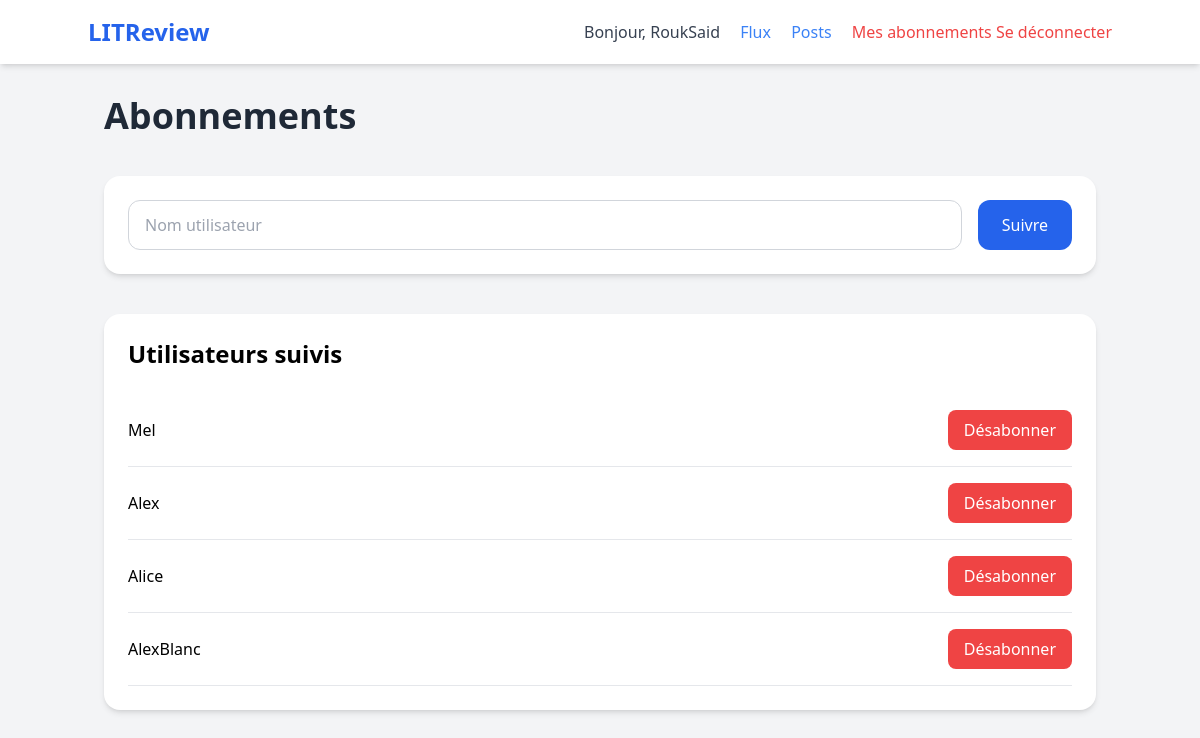
Screenshot of /subscriptions/ (signed in) with the database file from the repository.
### litreview/AppCritique/models.py (models this page shows, shortened)
class CustomUser(AbstractUser):
    pass

class UserFollows(models.Model):
    user = models.ForeignKey(
        to=settings.AUTH_USER_MODEL,
        on_delete=models.CASCADE,
        related_name='following'
    )
    followed_user = models.ForeignKey(
        to=settings.AUTH_USER_MODEL,
        on_delete=models.CASCADE,
        related_name='followed_by'
    )
    class Meta:
        unique_together = ('user', 'followed_user')

### litreview/AppCritique/views.py (the view, shortened to what this page needs)
# urls.py: path('subscriptions/', subscriptions, name='subscriptions'),
@login_required
def subscriptions(request):
    follows = UserFollows.objects.filter(
        user=request.user
    )
    followers = UserFollows.objects.filter(
        followed_user=request.user
    )
    return render(
        request,
        'AppCritique/subscriptions.html',
        {
            'follows': follows,
            'followers': followers
        }
    )

### litreview/AppCritique/templates/AppCritique/subscriptions.html (shortened to what this page needs)
{% extends 'AppCritique/base.html' %}
{% block content %}
<h1 class="text-4xl font-bold text-gray-800 mb-10">
    Abonnements
</h1>
<div class="bg-white rounded-2xl shadow-md p-6 mb-10">
    <form method="POST" class="flex gap-4">
        <input
            type="text"
            name="followed_user"
            placeholder="Nom utilisateur"
            class="flex-1 border border-gray-300 rounded-xl px-4 py-3"
        >
        <button
            type="submit"
            class="bg-blue-600 hover:bg-blue-700 text-white px-6 py-3 rounded-xl transition"
        >
            Suivre
        </button>
    </form>
</div>
<div class="bg-white rounded-2xl shadow-md p-6">
    <h2 class="text-2xl font-bold mb-6">
        Utilisateurs suivis
    </h2>
    {% for follow in follows %}
    <div class="flex justify-between items-center border-b py-4">
        <span class="font-medium">
            {{ follow.followed_user.username }}
        </span>
        <a
            href="{% url 'unfollow_user' follow.id %}"
            class="bg-red-500 hover:bg-red-600 text-white px-4 py-2 rounded-lg transition"
        >
            Désabonner
        </a>
    </div>
    {% empty %}
    <p class="text-gray-500">
        Aucun abonnement.
    </p>
    {% endfor %}
</div>
{% endblock %}

### litreview/AppCritique/templates/AppCritique/base.html (shortened to what this page needs)
<!DOCTYPE html>
<html lang="fr">
<head>
    <script src="https://cdn.tailwindcss.com"></script>
    {% load static %}
    <link rel="stylesheet" href="{% static 'AppCritique/css/base.css' %}">
</head>
<body class="bg-gray-100 font-sans leading-normal tracking-normal">
    <nav class="bg-white p-4 shadow-md mb-8">
        <div class="container mx-auto flex justify-between items-center">
            <a href="/" class="text-2xl font-bold text-blue-600">LITReview</a>
            <div>
                {% if user.is_authenticated %}
                    <span class="mr-4 text-gray-700 font-medium">Bonjour, {{ user.username }}</span>
                    <a href="{% url 'feed' %}"class="mr-4 text-blue-500 hover:underline">Flux</a>
                    <a href="{% url 'posts' %}"class="mr-4 text-blue-500 hover:underline">Posts</a>
                    <a href="{% url 'subscriptions' %}" class="text-red-500 hover:underline">Mes abonnements</a>
                    <a href="{% url 'logout' %}" class="text-red-500 hover:underline">Se déconnecter</a>
                {% else %}
                    <a href="{% url 'login' %}" class="mr-4 text-blue-500 hover:underline">Connexion</a>
                    <a href="{% url 'signup' %}" class="bg-blue-500 text-white px-4 py-2 rounded">S'inscrire</a>
                {% endif %}
            </div>
        </div>
    </nav>
   <main class="container mx-auto px-4">
    {% block content %}
    {% endblock %}
</main>
</body>
</html>

### rows the page displays
CustomUser: username "RoukSaid"
UserFollows: followed_user.username "Mel"
UserFollows: followed_user.username "Alex"
UserFollows: followed_user.username "Alice"
UserFollows: followed_user.username "AlexBlanc"
